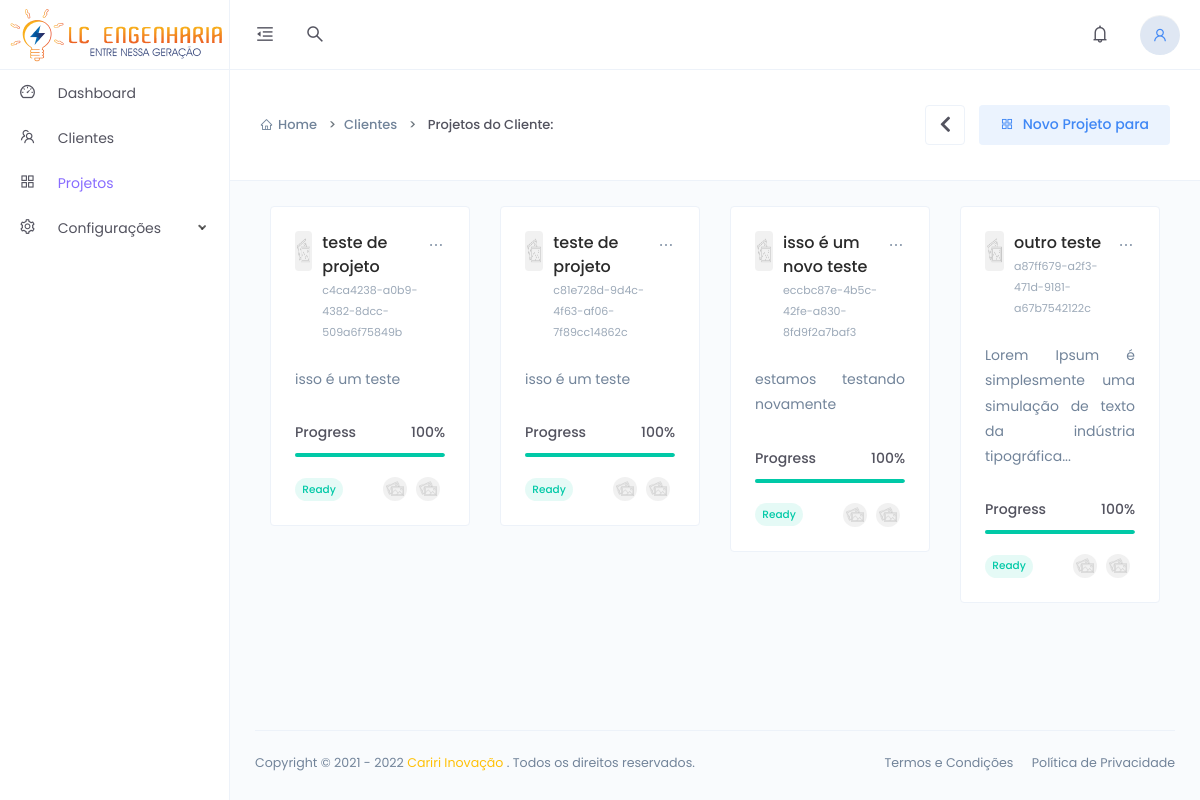
/?page=projectcustomer&idcliente=1 (signed in), run on the app's committed database.
### tables this page shows
CREATE TABLE `identification` (
  `id` int NOT NULL AUTO_INCREMENT,
  `fantasy_name` varchar(100) NOT NULL,
  `slogan` varchar(190) DEFAULT NULL,
  `icon` varchar(190) DEFAULT NULL,
  `logo` varchar(190) DEFAULT NULL,
  `registration_date` timestamp NOT NULL DEFAULT CURRENT_TIMESTAMP,
  PRIMARY KEY (`id`)
);

CREATE TABLE `person` (
  `id` int NOT NULL AUTO_INCREMENT,
  `name` varchar(190) NOT NULL,
  `social_name` varchar(190) DEFAULT NULL,
  `personal_document` varchar(50) NOT NULL,
  `type_person` enum('pj','pf') DEFAULT NULL,
  `birth` varchar(15) DEFAULT NULL,
  `street` varchar(190) DEFAULT NULL,
  `number_address` varchar(6) DEFAULT NULL,
  `complement_address` varchar(190) DEFAULT NULL,
  `neighborhood` varchar(100) DEFAULT NULL,
  `city` varchar(100) DEFAULT NULL,
  `state` varchar(100) DEFAULT NULL,
  `zip_code` varchar(10) DEFAULT NULL,
  `phone_number` varchar(50) DEFAULT NULL,
  `cell_phone_number` varchar(50) DEFAULT NULL,
  `is_whatsapp` tinyint DEFAULT NULL,
  `email` varchar(190) DEFAULT NULL,
  `avatar` varchar(190) DEFAULT NULL,
  `level` int DEFAULT NULL,
  `created_at` timestamp NULL DEFAULT NULL,
  PRIMARY KEY (`id`)
);

CREATE TABLE `projects` (
  `id` int NOT NULL AUTO_INCREMENT,
  `uuid` varchar(64) DEFAULT NULL,
  `id_person_responsable` int DEFAULT NULL,
  `id_type_project` int DEFAULT NULL,
  `id_person_client` int DEFAULT NULL,
  `title` varchar(45) NOT NULL,
  `decription` longtext,
  `states` enum('create','in progress','suspended','cancel') DEFAULT 'create',
  `deadline` date DEFAULT NULL,
  `created_at` timestamp NOT NULL DEFAULT CURRENT_TIMESTAMP,
  PRIMARY KEY (`id`)
);

### util/util.php (called while the page is built, shortened)
<?php
function uuidv4($data = null)
{
  $data = $data ?? random_bytes(16);
  $data[6] = chr(ord($data[6]) & 0x0f | 0x40);
  $data[8] = chr(ord($data[8]) & 0x3f | 0x80);
  return vsprintf('%s%s-%s-%s-%s-%s%s%s', str_split(bin2hex($data), 4));
}

### util/outfunc.php (called while the page is built, shortened)
<?php
function lmWord($string, $words = '100')
{
  $string = strip_tags($string);
  $count = strlen($string);
  if ($count <= $words) {
    return $string;
  } else {
    $strpos = strrpos(substr($string, 0, $words), ' ');
    return substr($string, 0, $strpos) . '...';
  }
}

### index.php (the view, shortened to what this page needs)
<?php
require_once './util/util.php';
require_once './util/outfunc.php';
$connection = novaConexao();
$sqlInitial = "SELECT * FROM identification";
$result = $connection->query($sqlInitial)->fetchAll(PDO::FETCH_ASSOC);
$information = $result[0];
?>
<!DOCTYPE html>
<html lang="pt-BR">
<head>
    <link href="assets/vendors/bootstrap-datepicker/bootstrap-datepicker.min.css" rel="stylesheet">
    <link href="assets/vendors/datatables/dataTables.bootstrap.min.css" rel="stylesheet">
    <link href="assets/vendors/select2/select2.css" rel="stylesheet">
    <link href="./assets/css/app.min.css" rel="stylesheet">
</head>
<body>
    <div class="app">
        <div class="layout">
            <div class="header">
                <div class="logo logo-dark">
                    <a href="index.php">
                        <img src="assets/images/logo/<?= $information['logo'] ?>" alt="Logo">
                    </a>
                </div>
                <div class="nav-wrap">
                    <ul class="nav-left">
                        <li class="desktop-toggle">
                            <a href="javascript:void(0);">
                                <i class="anticon"></i>
                            </a>
                        </li>
                        <li>
                            <a href="javascript:void(0);" data-toggle="modal" data-target="#search-drawer">
                                <i class="anticon anticon-search"></i>
                            </a>
                        </li>
                    </ul>
                    <ul class="nav-right">
                        <li class="dropdown dropdown-animated scale-left">
                            <a href="javascript:void(0);" data-toggle="dropdown">
                                <i class="anticon anticon-bell notification-badge"></i>
                            </a>
                        </li>
                        <li class="dropdown dropdown-animated scale-left">
                            <div class="pointer" data-toggle="dropdown">
                                <div class="avatar avatar-image  m-h-15 m-r-10">
                                    <?php
                                    if ($_SESSION['FOTO'] == '') {
                                        echo '
                                        <div class="avatar avatar-icon avatar-blue">
                                            <i class="anticon anticon-user"></i>
                                        </div>
                                        ';
                                    } else {
                                        echo '<img src="assets/images/avatars/' . $_SESSION['FOTO'] . '" alt="Avatar" class="avatar-img rounded-circle">';
                                    }
                                    ?>
                                </div>
                            </div>
                        </li>
                    </ul>
                </div>
            </div>
            <div class="side-nav">
                <div class="side-nav-inner">
                    <ul class="side-nav-menu scrollable">
                        <li class="nav-item  ">
                            <a class="" href="index.php">
                                <span class="icon-holder">
                                    <i class="anticon anticon-dashboard"></i>
                                </span>
                                <span class="title <?= !isset($_GET['page']) ? 'text-secondary' : ''; ?>">Dashboard</span>
                            </a>
                        </li>
                        <li class="nav-item  ">
                            <a class="" href="?page=customers">
                                <span class="icon-holder">
                                    <i class="anticon anticon-team"></i>
                                </span>
                                <span class="title <?= isset($_GET['page']) && $_GET['page'] == 'customers'  ? 'text-secondary' : ''; ?>">Clientes</span>
                            </a>
                        </li>
                        <li class="nav-item  ">
                            <a class="" href="?page=projects">
                                <span class="icon-holder">
                                    <i class="anticon anticon-appstore"></i>
                                </span>
                                <span class="title <?= isset($_GET['page']) && ($_GET['page'] == 'projects' || $_GET['page'] == 'projectcustomer') ? 'text-secondary' : ''; ?>">Projetos</span>
                            </a>
                        </li>
                        <li class="nav-item dropdown <?= isset($_GET['page']) && $_GET['page'] == 'users' ? 'open' : ''; ?>">
                            <a class="dropdown-toggle" href="javascript:void(0);">
                                <span class="icon-holder">
                                    <i class="anticon anticon-setting"></i>
                                </span>
                                <span class="title">Configurações</span>
                            </a>
                        </li>
                    </ul>
                </div>
            </div>
            <div class="page-container">
                <?php
                require_once './contents.php';
                ?>
                <footer class="footer">
                    <div class="footer-content">
                        <p class="m-b-0">Copyright ©
                            <?php
                            $ano = 2021;
                            if ($ano == date('Y')) {
                                echo $ano;
                            } else {
                                echo $ano . ' - ' . date('Y');
                            }
                            ?>
                            <a href="https://caririinovacao.com.br/" target="_blank" class="text-warning"> Cariri Inovação</a>
                            . Todos os direitos reservados.
                        </p>
                        <span>
                            <a href="" class="text-gray m-r-15">Termos e Condições</a>
                            <a href="" class="text-gray">Política de Privacidade</a>
                        </span>
                    </div>
                </footer>
            </div>
        </div>
    </div>
</body>
</html>

### pages/project-customer.php (shortened to what this page needs)
<div class="main-content">
    <?php
      $sql = "SELECT * FROM person
              INNER JOIN projects
              ON person.id = projects.id_person_client
              WHERE person.id = '{$_GET['idcliente']}'";
      $result = $connection->query($sql)->fetchAll(PDO::FETCH_ASSOC);
      ?>
    <div class="page-header no-gutters">
        <div class="row align-items-md-center">
            <div class="col-md-6">
                <div class="row">
                    <div class="col-md-12">
                        <div class="header-sub-title">
                            <nav class="breadcrumb breadcrumb-dash">
                                <a href="/" class="breadcrumb-item"><i class="anticon anticon-home m-r-5"></i>Home</a>
                                <a href="?page=customers" class="breadcrumb-item">Clientes</a>
                                <span class="breadcrumb-item active">
                                    Projetos do Cliente:
                                </span>
                            </nav>
                        </div>
                    </div>
                </div>
            </div>
            <div class="col-md-6">
                <div class="text-md-right m-v-10">
                    <div class="btn-group m-r-10">
                        <button id="list-view-btn" type="button" onclick="history.go(-1)" class="btn btn-default btn-icon" data-toggle="tooltip" data-placement="bottom" title="Voltar">
                            <i class="fas fa-chevron-left"></i>
                        </button>
                    </div>
                    <button class="btn btn-tone btn-primary" data-toggle="modal" data-target="#create-new-project">
                        <i class="anticon anticon-appstore"></i>
                        <span class="m-l-5">Novo Projeto para
                        </span>
                    </button>
                </div>
            </div>
        </div>
    </div>
    <div class="container-fluid">
        <div id="card-view">
            <div class="row">
                <?php
                  foreach ($result as $projectPerson) {
                  ?>
                    <div class="col-md-3">
                        <div class="card">
                            <div class="card-body">
                                <div class="d-flex justify-content-between">
                                    <div class="media">
                                        <div class="avatar avatar-image rounded">
                                            <img src="assets/images/others/thumb-1.jpg" alt="">
                                        </div>
                                        <div class="m-l-10">
                                            <h5 class="m-b-0">
                                                <?= $projectPerson['title'] ?>
                                            </h5>
                                            <span class="text-muted font-size-11"><?= uuidv4() ?></span>
                                        </div>
                                    </div>
                                    <div class="dropdown dropdown-animated scale-left">
                                        <a class="text-gray font-size-18" href="javascript:void(0);" data-toggle="dropdown">
                                            <i class="anticon anticon-ellipsis"></i>
                                        </a>
                                    </div>
                                </div>
                                <p class="m-t-25 text-justify">
                                    <?= lmWord($projectPerson['decription'], 80) ?>
                                </p>
                                <div class="m-t-30">
                                    <div class="d-flex justify-content-between">
                                        <span class="font-weight-semibold">Progress</span>
                                        <span class="font-weight-semibold">100%</span>
                                    </div>
                                    <div class="progress progress-sm m-t-10">
                                        <div class="progress-bar bg-success" role="progressbar" style="width: 100%"></div>
                                    </div>
                                </div>
                                <div class="m-t-20">
                                    <div class="d-flex justify-content-between align-items-center">
                                        <div>
                                            <span class="badge badge-pill badge-cyan">Ready</span>
                                        </div>
                                        <div>
                                            <a class="m-r-5" href="javascript:void(0);" data-toggle="tooltip" title="Pamela Wanda">
                                                <div class="avatar avatar-image avatar-sm">
                                                    <img src="assets/images/avatars/thumb-7.jpg" alt="">
                                                </div>
                                            </a>
                                            <a class="m-r-5" href="javascript:void(0);" data-toggle="tooltip" title="Darryl Day">
                                                <div class="avatar avatar-image avatar-sm">
                                                    <img src="assets/images/avatars/thumb-2.jpg" alt="">
                                                </div>
                                            </a>
                                        </div>
                                    </div>
                                </div>
                            </div>
                        </div>
                    </div>
                <?php } ?>
            </div>
        </div>
    </div>
</div>

### data on the page
identification: logo (picture)
person: projects.title "teste de projeto", uuidv4 "c4ca4238-a0b9-4382-8dcc-509a6f75849b", projects.decription "isso é um teste", uuidv4 "c81e728d-9d4c-4f63-af06-7f89cc14862c", projects.title "isso é um novo teste", uuidv4 "eccbc87e-4b5c-42fe-a830-8fd9f2a7baf3", projects.decription "estamos testando novamente", projects.title "outro teste", uuidv4 "a87ff679-a2f3-471d-9181-a67b7542122c", projects.decription "Lorem Ipsum é simplesmente uma simulação de texto da indústria tipográfica..."

### other printed values
$ano "2021"
